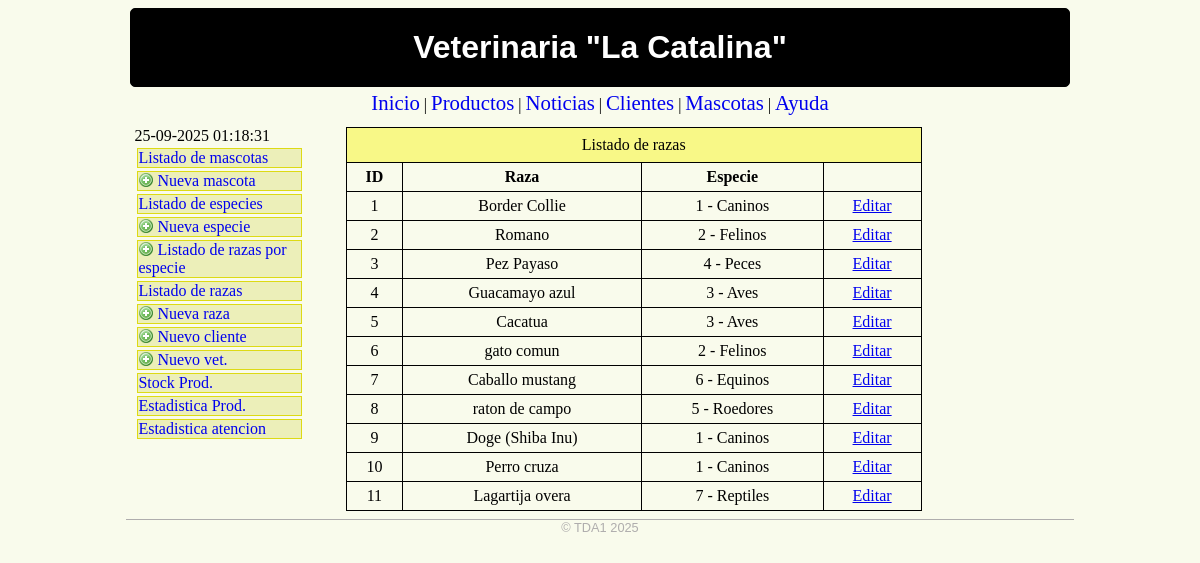
Before: /veterinaria/razas-listar.php with the older database file.
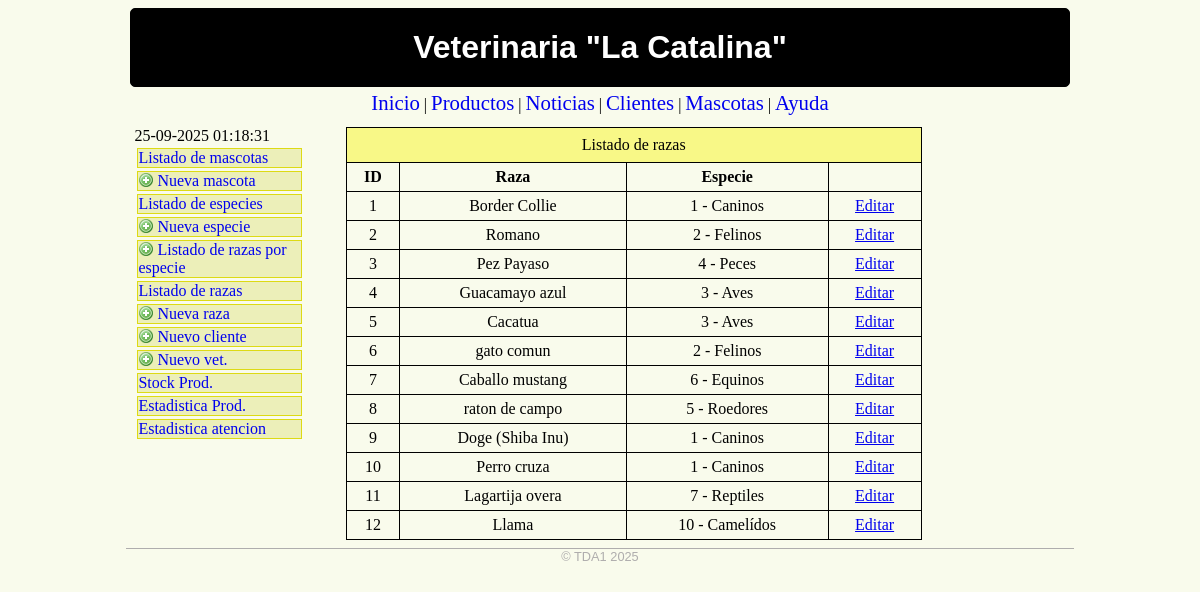
After: the same page with the newer database file.
### tables this page shows
CREATE TABLE `razas` (
  `razid` int(11) NOT NULL,
  `raznombre` varchar(50) NOT NULL,
  `razespecie` int(11) NOT NULL
);

CREATE TABLE `especies` (
  `espid` int(11) NOT NULL,
  `espnombre` varchar(50) NOT NULL
);

### veterinaria/razas-listar.php (the view, shortened to what this page needs)
<html>
<head>
<link href='./estilo-diagramacion.css' rel='stylesheet' type='text/css'>
</head>
<body>
<div class='contenedor'>
	<header>
	<a href='/'>Veterinaria "La Catalina"</a>
	</header>
	<nav>
	<a href='#'>Inicio</a> |
	<a href='#'>Productos</a> |
	<a href='#'>Noticias</a> |
	<a href='#'>Clientes</a> |
	<a href='#'>Mascotas</a> |
	<a href='#'>Ayuda</a>
	</nav>
	<section>
	<?php include('menu-lateral.php'); ?>
	</section>
<article>
<table class='tablita'>
<caption>Listado de razas</caption>
<tr>
	<th>ID</th>
	<th>Raza</th>
	<th>Especie</th>
	<th></th>
</tr>
<?php
$conn = mysqli_connect("127.0.0.1", "td12025", "Td1.2025*", "td12025") or exit("Error al conectar a la DB.");
$sql = "SELECT * FROM razas ";
$sql .= "INNER JOIN especies ON razas.razespecie = especies.espid";
$result = mysqli_query($conn, $sql);
while($row = mysqli_fetch_array($result, MYSQLI_ASSOC)){
	echo "<tr>\n";
	echo "<td>".$row['razid']."</td>\n";
	echo "<td>".$row['raznombre']."</td>\n";
	echo "<td>".$row['razespecie']." - ".$row['espnombre']."</td>\n";
	echo "<td><a href='./razas-editar.php?razid=".$row['razid']."'>Editar</td>\n";
	echo "</tr>\n";
}
?>
</table>
</article>
<footer>
	&copy; TDA1 2025
</footer>
</div>
</body>
</html>

Changed rows visible on the page:
added razas: razid "12", raznombre "Llama", razespecie "10", razespecie.espnombre "Camelídos"
